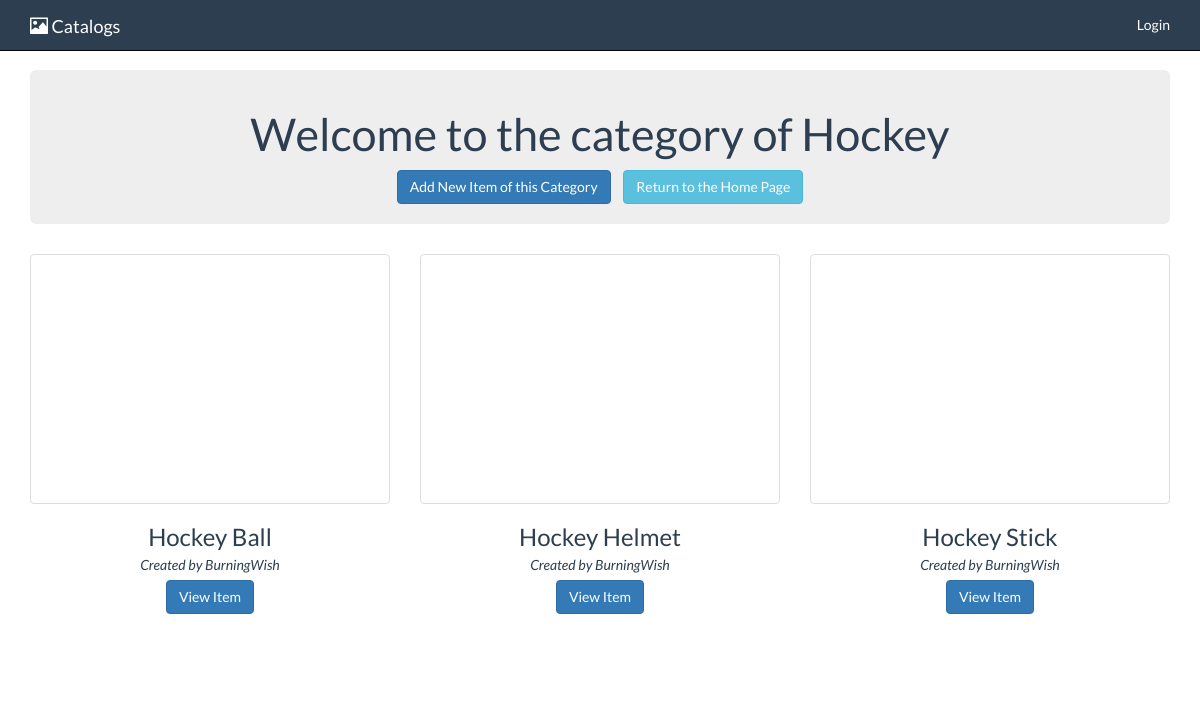
The app's page /categories/9 with its own data.
### database_setup.py (models this page shows, shortened)
class Category(Base):
    __tablename__ = 'category'
    id = Column(Integer, primary_key=True)
    imgurl = Column(Text)
    name = Column(String(250), nullable=False)
    user_id = Column(Integer, ForeignKey('user.id'))
    user = relationship(User)
    creator = Column(String(250), nullable=False)

class Item(Base):
    __tablename__ = 'item'
    id = Column(Integer, primary_key=True)
    name = Column(String(80), nullable=False)
    imgurl = Column(Text)
    description = Column(Text)
    category_id = Column(Integer, ForeignKey('category.id'))
    category = relationship(Category)
    user_id = Column(Integer, ForeignKey('user.id'))
    user = relationship(User)
    creator = Column(String(250), nullable=False)

### index.py (the view)
@app.route("/categories/<int:category_id>")
def showCategory(category_id):
    category = session.query(Category).filter_by(id=category_id).one()
    items = session.query(Item).filter_by(category_id=category_id).all()
    return render_template("category.html",
                           category=category,
                           items=items,
                           login_session=login_session)

### templates/category.html (shortened to what this page needs)
{% extends "main.html" %}
{% block content %}
    <div class="jumbotron category-jumbotron">
        <h2 class="category-header" style="text-align: center">
            Welcome to the category of {{category.name}}
        </h2>
        <div class="buttons-container" style="text-align: center">
            <a class = "inline-btn btn-primary btn" href = "/categories/{{category.id}}/items/new">Add New Item of this Category</a>
            <a class = "btn-info btn" href="/categories">Return to the Home Page</a>
        </div>
    </div>
    <div class = "row text-center" style = "display: flex; flex-wrap: wrap;">
        {% for item in items %}
            <div class = "cell col-md-4 col-sm-6 col-xs-12">
                <div class = "thumbnail" style="height: 250px; background: url({{item.imgurl}}); background-size: cover; background-position: center">
                </div>
                <div class = "caption">
                        <h3>{{item.name}}</h3>
                        <i>Created by {{item.creator}}</i>
                    </div>
                    <p>
                        <a class = "btn btn-primary" href = "/categories/{{category.id}}/items/{{item.id}}">View Item</a>
                    </p>
            </div>
        {% endfor %}
    </div>
{% endblock %}

### static/style.css (style rules this page uses)
body { margin-top: 70px; color: #2c3e50; font-family: "Lato"; }
.cell { padding-bottom: 50px; }
.caption h3 { margin-bottom: 5px; }
.caption { margin-bottom: 5px; }
.category-jumbotron { padding: 20px; }
.category-header { font-size: 45px; }
.inline-btn { display: inline-block; margin-right: 10px; }

### records on screen
Category: name "Hockey"
Item: name "Hockey Ball", creator "BurningWish"
Item: name "Hockey Helmet", creator "BurningWish"
Item: name "Hockey Stick", creator "BurningWish"
